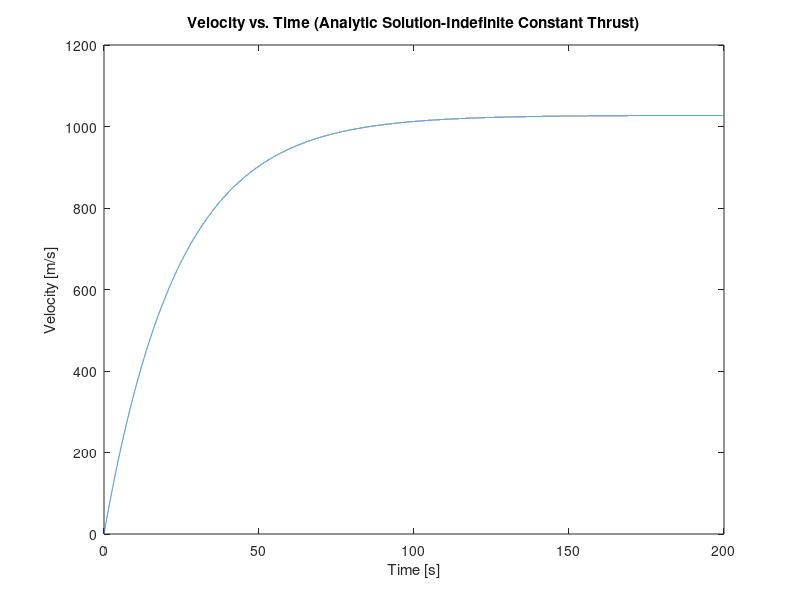
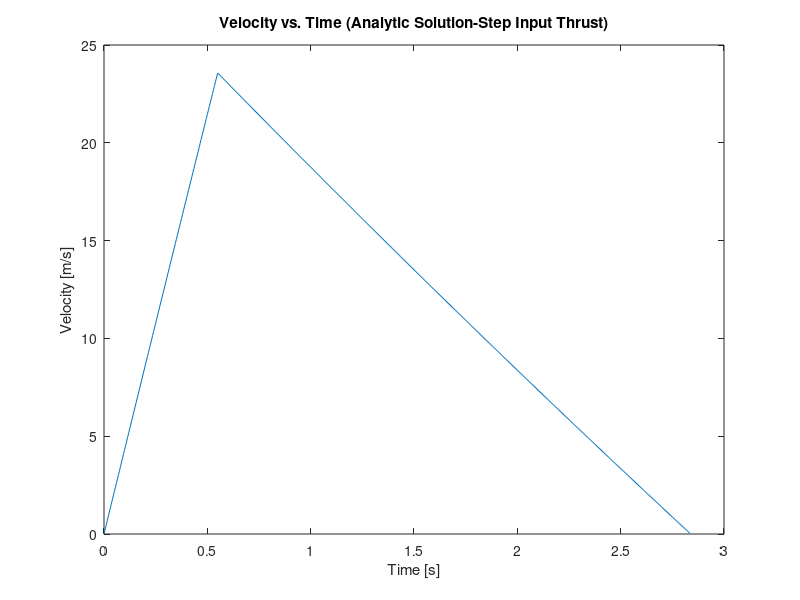
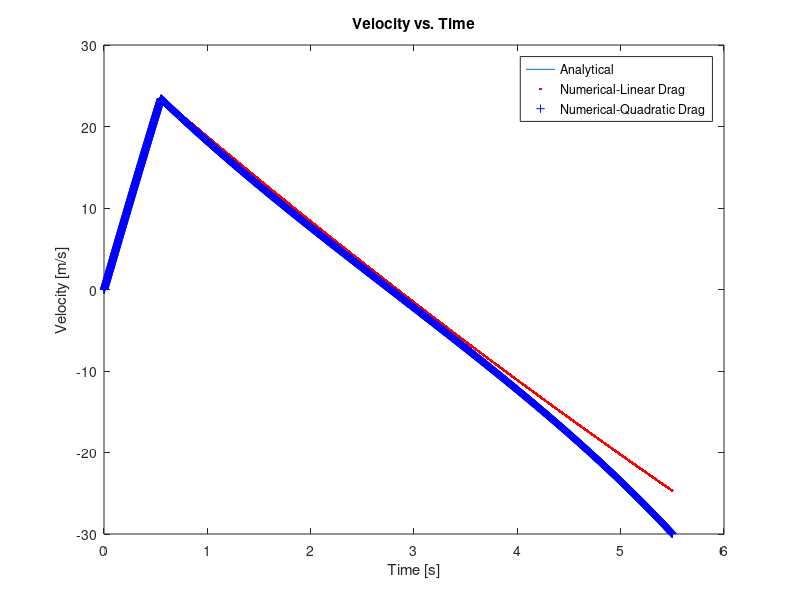
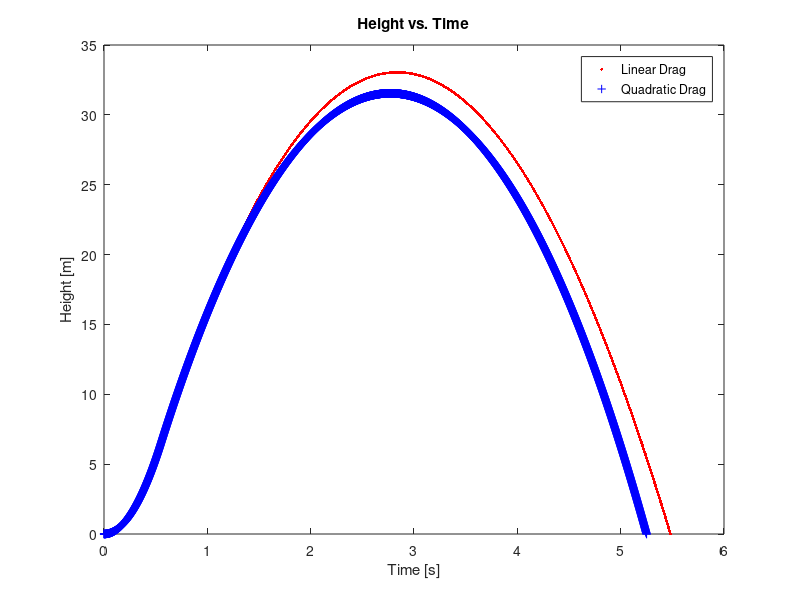

The MATLAB script that drew these images, in order:
%This script compares the numerical, measured, and algorithmic plots
clear
clc

%below is Prelab1_2(Final).m without ploting commands

%Initialize the variables
accel(1)=0;
vel(1)=0;
alt(1)=0;
del_t=1/1000;%Ttime step
T=3.78; %Assumed Constant Thrust (N)
m=.0711; %Assumed Constant Mass (kg)
g=9.81; %Assumed Constant Acceleration due to Gravity (m/s^2)
b=.003; %Assumed Coefficient of Linear Drag
p=1.2; %Density of air [kg/m^3]
C_D=1; %Coefficent of Drag
D=0.0254; %Diameter of the rocket cone
A=pi*(D/2)^2; %Surface Area of the rocket cone
%Analytical Solution
%Thrust forever => Vss
T=3.78;
for i=1:40001
    t(i)=.005*(i-1); %Time step of .01s from 0-200s
    v(i)=((T-m*g)/b)-((T-m*g)/b)*exp(-1*t(i)/(m/b));
end
MAX_V=max(v);
plot(t,v) %Plots Velocity Vs. Time for 0-200s
xlabel('Time [s]');
ylabel('Velocity [m/s]');
title('Velocity vs. Time (Analytic Solution-Indefinite Constant Thrust)');
i55=.55/.005+1; %Obtains the column that corresponds to .55s
V_at_55Seconds=v(i55); %Determines the velocity at .55s
%Analytic Solution (Steady state + Step input thrust to max height)
for j=1:i55
    v1(j)=((T-m*g)/b)-((T-m*g)/b)*exp(-1*t(j)/(m/b));
end
i28386=2.8386 /.005+1; %Obtains the column that corresponds to 2.2886s
for k=i55+1:i28386
    v1(k)=(v(i55)+m*g/b)*exp(-1*(t(k)-t(i55))/(m/b))-m*g/b;
end
figure (2)
plot(t(1:i28386),v1)
xlabel('Time [s]');
ylabel('Velocity [m/s]');
title('Velocity vs. Time (Analytic Solution-Step Input Thrust)');
%hold on
TIME(1)=0;
accel(1)=0;
vel(1)=0;
alt(1)=0;
acceleration(1)=0;
Velocity(1)=0;
Height(1)=0;
for l=2:5501
    TIME(l)=(l-1)/1000;
    if TIME<=0.55
        T=3.78;
    else
        T=0;
    end
    accel(l)=(T/m)-g-(b/m);
    vel(l)=vel(l-1)+((T/m)-g-(b/m)*vel(l-1))*del_t;
    alt(l)=alt(l-1)+((vel(l-1)+vel(l))/2)*del_t;
    F_D=0.5*p*C_D*A*Velocity(l-1)^2;
    acceleration(l)=(T/m)-g-(F_D/m);
    Velocity(l)=Velocity(l-1)+acceleration(l-1)*del_t;
    Height(l)=Height(l-1)+Velocity(l-1)*del_t;
end
figure(3)
plot(t(1:i28386),v1)
hold on
plot(TIME,vel,'r.')
plot(TIME,Velocity,'b+')
legend('Analytical','Numerical-Linear Drag','Numerical-Quadratic Drag')
xlabel('Time [s]');
ylabel('Velocity [m/s]');
title('Velocity vs. Time');
hold off
figure(4)
plot(TIME,alt,'r.')
hold on
plot(TIME,Height,'b+')
legend('Linear Drag','Quadratic Drag')
xlabel('Time [s]')
ylabel('Height [m]')
title('Height vs. Time')
axis([0 6 0 35])


MAX_Height_quadratic_Drag_Numeric=max(Height)

%below is Part2ofLab1.m without plotting commands

%Values imported
importcsv=csvread('Week 1 Lab Data.csv');
time=importcsv(:,1);  %Time [s]
accel=importcsv(:,2); %Acceleration [G's]
velocity=importcsv(:,4); %Velocity [Accel-Ft/sec]
thrust=3.78;    %thrust of rocket motor [N]  
%%%%%%%%%%%%%%%%%%%%%%%%%%%%%%%%%%%%%%%%%%%%%%%%%%%%%%%%%%%%%%
%Accelerameter compensation
j=length(accel);
for i=1:j
    accel(i)=accel(i)-1;
end

clear i
clear j

%Convert Units
accel=accel*9.81;  %Convet to [m/s^2] from [G's]
velocity=velocity*0.3048; %convert to [m/s] from [ft/s]
%%%%%%%%%%%%%%%%%%%%%%%%%%%%%%%%%%%%%%%%%%%%%%%%%%%%%%%%%%%%%%%%%%%%%
A1=[time accel]; %A1 is an array of time in seconds and a in m/s^2
s=size(A1);
x=A1(:,1);
y=A1(:,2);
for i=1:(s(1,1)-1);
    v0(i)=1/2*(y(i+1)+y(i))*(x(i+1)-x(i));
    %v is velocity in meters per second calculated using the trapezoid method
    V(i)=sum(v0);
    %V is the sum total velocity up to the point number i
    tv(i)=time(i);
    %tv uses all but the last element in the t array to match the lenght of
    %the v array
end;
%The velocity at each data point is calculated using the trapezoid method
figure
plot(tv,V)
xlabel('Time in Seconds')
ylabel('Velocity in m/s')
hold on
plot(time,velocity)
%%%%%%%%%%%%%%%%%%%%%%%%%%%%%%%%%%%%%%%%%%%%%%%%%%%%%%%%%%%%%%%%%%%%%%
tv=tv';
V=V';
%Both tv and v are turned from single row arrays to single column arrays
A2=[tv V]; %A1 is an matrix of time in seconds and v in m/s
S=size(A2);
x=A2(:,1);
y=A2(:,2);
for j=1:(S(1,1)-1);
    h(j)=1/2*(y(j+1)+y(j))*(x(j+1)-x(j));
    %h is height in feet calculated using the trapezoid method
    H(j)=sum(h);
    %H is the sum total height up to point number i
    th(j)=tv(j);
    %th uses all but the last element in the t array to match the lenght of
    %the h array
end;
%The height at each data point is calculated using the trapezoid method
figure
plot(th,H)
xlabel('Time in Seconds')
ylabel('Height in Meters')
title('Height over Time')
%Height in meters is plotted over time in seconds

MAX_Height_Trapz=max(H);
%M is the maximum value in the H array
%fprintf('The estimated maximum height above the launch point is %.2f feet, calculated with trapizoids. \n',M)
%Maximum height is printed to the user

%Comparing Numeric, measured, and algoithmic
%below is for Veloctity Comparison
Numeric_Velocity=Velocity;
Numeric_VelocityTime=TIME;
Trapz_Velocity=V;
Trapz_VelocityTime=tv;
plot(Numeric_VelocityTime, Numeric_Velocity,'b+')
hold on
plot(Trapz_VelocityTime, Trapz_Velocity, 'r:')
xlabel('Time in Seconds')
ylabel('Velocity in Meters/Second')
title('Numerical and Trapezoidal Velocity compared to Time')
legend('Numeric','Trapezoidal')

%below is for Height comparison
Numeric_Hieght=Height;
Numeric_HieghtTime=TIME;
Trapz_Hieght=H;
Trapz_HieghtTime=th;
figure
plot(Numeric_HieghtTime, Numeric_Hieght, 'b+')
hold on 
plot(Trapz_HieghtTime, Trapz_Hieght, 'r:')
xlabel('Time in Seconds')
ylabel('Height in Meters')
title('Numerical and Trapezoidal Height compared to Time')
legend('Numeric','Trapezoidal')

H_Diff=((max(Numeric_Hieght)-max(Trapz_Hieght))/max(Trapz_Hieght))*100


V_Diff=((max(Numeric_Velocity)-max(Trapz_Velocity))/max(Trapz_Velocity))*100
